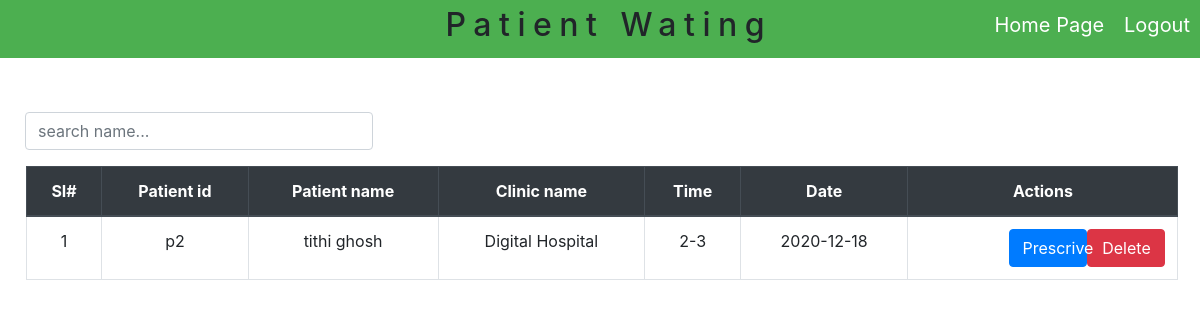
The page /view/DoctorPatientWaiting.php (signed in) on the database its author committed.
### tables this page shows
CREATE TABLE `patientwaiting` (
  `id` int(100) NOT NULL,
  `pid` varchar(100) NOT NULL,
  `pname` varchar(100) NOT NULL,
  `did` varchar(100) NOT NULL,
  `dname` varchar(100) NOT NULL,
  `cid` varchar(100) NOT NULL,
  `cname` varchar(100) NOT NULL,
  `time` varchar(100) NOT NULL,
  `date` varchar(100) NOT NULL,
  `divission` varchar(100) NOT NULL,
  `district` varchar(100) NOT NULL,
  `thana` varchar(100) NOT NULL
);

### model/db_connect.php (called while the page is built, shortened)
<?php
	$servername="localhost";
	$username="root";
	$password="";
	$databasename="digitalhospital";
	function getdata ($query)
	{
		global $servername;
		global $username;
		global $password;
		global $databasename;
		$data=array();
		$conn=mysqli_connect($servername,$username,$password,$databasename);
		$result=mysqli_query($conn,$query);
		if (mysqli_num_rows($result)>0) {
			while ($rows=mysqli_fetch_assoc($result)) {
				$entity=array();
				foreach ($rows as $key => $value) {
					$entity[$key]=$rows[$key];
				}
				$data[]=$entity;
			}
		}
		return $data;
	}
?>

### control/DoctorsControls.php (called while the page is built, shortened)
<?php
	include '../model/db_connect.php';
function patientlist($did)
{
	$query="SELECT * FROM `patientwaiting` WHERE did='$did'";
	$results=getdata($query);
	return $results;
}
?>

### view/DoctorPatientWaiting.php (the view, shortened to what this page needs)
<?php
	include 'CSS/bootstrap.php';
	include '../control/DoctorsControls.php';
	$id=0;
	$patients=patientlist($_SESSION['did']);
?>
<html>
	<head>
		<link rel="stylesheet"type="text/css"href="CSS/doctorcss.css">
	</head>
	<body>
		<button class="button"onclick="window.location='../control/LogoutControl.php'">Logout</button>
		<button type="button"name="home"class="button"onclick="window.location='DoctorHomePage.php'">Home Page</button>
		<div class="div1">
			<h2>Patient Wating</h2>
		</div>
		<div class="search">
			<div class="input-group mb-3">
				<input type="text" class="form-control" placeholder="search name..." id="search_input" onkeyup="search()">
			</div>
		</div>
		<div class="table">
			<table class="table table-hover table-bordered " id="patient_wating_list">
			  <thead>
			    <tr class="thead-dark">
			      <th scope="col">SI#</th>
			      <th scope="col">Patient id</th>
			      <th scope="col">Patient name</th>
			      <th scope="col">Clinic name</th>
			      <th scope="col">Time</th>
			      <th scope="col">Date</th>
			      <th scope="col">Actions</th>
			    </tr>
			  </thead>
			  <tbody>
			  	<?php foreach ($patients as $value) { $id++;?>
			  		<tr>
			  			<td><?php echo $id ?></td>
			  			<td><?php echo $value['pid'] ?></td>
			  			<td><?php echo $value['pname'] ?></td>
			  			<td><?php echo $value['cname'] ?></td>
			  			<td><?php echo $value['time'] ?></td>
			  			<td><?php echo $value['date'] ?></td>
				      	<td>
					      	<button type="button" class="btn btn-danger float-right"style="width: 78px" onclick="location.href='../control/DoctorsControls.php?wpid=<?php echo $value['id'] ?>'">Delete</button>
					      	<button type="button" class="btn btn-primary float-right"style="width: 78px"onclick="prescrive('<?php echo $value['pname']?>','<?php echo $value['pid']?>','<?php echo $value['id']?>')">Prescrive</button>
				      	</td>
				    </tr>
			  	<?php } ?>
			  </tbody>
			</table>
		</div>
	</body>
</html>

### view/CSS/doctorcss.css (style rules this page uses)
* { margin:0px; padding:0px; }
.div1 { background-color: #4CAF50; padding: 6px; text-align:center; }
h2 { letter-spacing: 7.5px; font-family: inherit; font-size: 32px; margin-left: 227px; }
.button { float: right; padding: 10px; background-color: #4CAF50; border: none; cursor: pointer; color: white; font-family: inherit; font-size: 20px; }
.table { width: 98%; margin: 49px 0px 0px 13px; text-align: center; }
.search { width: 29%; margin: 54px 0px 0px 25px; float: left; }

### rows shown on the page
patientwaiting: pid "p2", pname "tithi ghosh", cname "Digital Hospital", time "2-3", date "2020-12-18"
